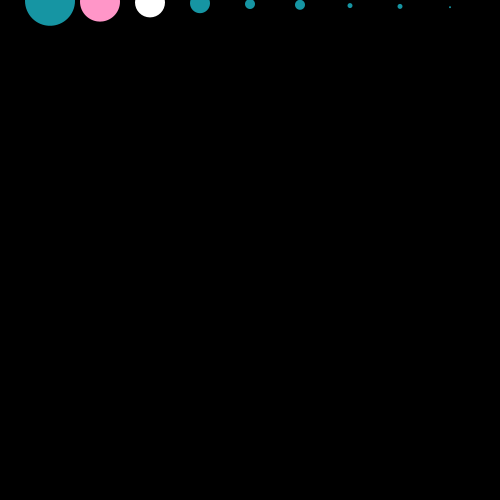
Frame 1 (no input)
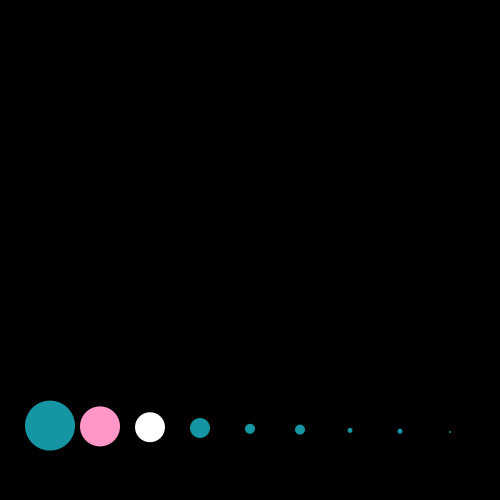
Frame 60 (the mouse pressed at the canvas centre just before this capture)
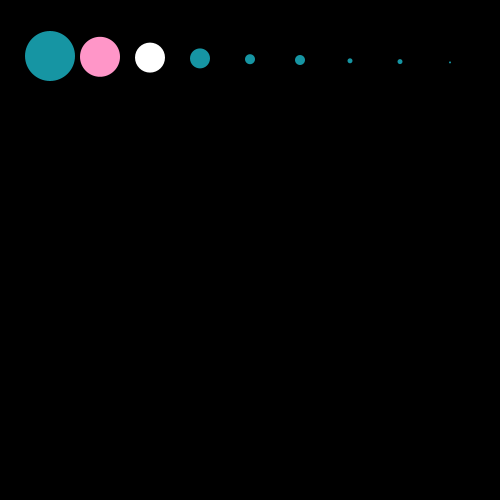
Frame 120 (the mouse held since frame 60 and released just before this capture)

The Processing sketch that drew these frames (run headless with seeded random() and noise(); from frame 60 on, the mouse is pressed at the canvas centre):

// Processing sketch: processing_498
// ── processing_498.pde

float posX= 0;
float posY= 0;
boolean dig= true;
boolean down=true ;

void setup(){
  size(500,500);
  smooth();
}

void draw(){
  background(0);
  
  //bola 1
if ((down==true)&& (posY<=450)) {
if ((posY>= 0) && ( posY<=450)) {
  posY=posY+.8;
  noStroke();
  //azul
  fill(22,149,163);
  ellipse (50,posY,50,50);
}

if (posY>450){
  fill(22,149,163);
  ellipse(50, posY,50,50);
  down=false;
  }
}

else if ((down == false)&&(posY>=0)) {
  posY = posY-.8;
  //blanco
  fill (255);
  ellipse (50,posY,50,50);
}
if (posY <=50){
  down=true;
}

//bola2
if((down==true) && ( posY<=450)) {
  if((posY>=0)&&(posY<=450)){
    posY=posY+.8;
    noStroke();
    //rosa
   fill(255,150,200);
  
    ellipse(100,posY,40,40);
    }
    if(posY>450){
      fill(255,150,200);
      ellipse(100,posY,40,40);
     down=false;
    }
}
else if ((down==false)&&(posY>=0)) {
  posY=posY-.8;
  //azul
  fill(22,149,163);
  ellipse(100,posY,40,40);
  }
  if(posY<=50){
    down=true;
    }
    //bola 3
if ((down==true)&& (posY<=450)) {
if ((posY>= 0) && ( posY<=450)) {
  posY=posY+.8;
  noStroke();
  //blanco
  fill(255);
  ellipse (150,posY,30,30);
}

if (posY>450){
  fill(255);
  ellipse(150, posY,30,30);
  down=false;
  }
}

else if ((down == false)&&(posY>=0)) {
  posY = posY-.8;
  //rosa
 fill (255,150,200);
  ellipse (150,posY,30,30);
}
if (posY <=50){
  down=true;
}
 //bola 4
if ((down==true)&& (posY<=450)) {
if ((posY>= 0) && ( posY<=450)) {
  posY=posY+.8;
  noStroke();
  //azul
  fill(22,149,163);
  ellipse (200,posY,20,20);
}

if (posY>450){
  fill(22,149,163);
  ellipse(200, posY,20,20);
  down=false;
  }
}

else if ((down == false)&&(posY>=0)) {
  posY = posY-.8;
  //rosa
  fill (255,150,200);
  ellipse (200,posY,20,20);
}
if (posY <=50){
  down=true;
}
 //bola 5
if ((down==true)&& (posY<=450)) {
if ((posY>= 0) && ( posY<=450)) {
  posY=posY+.8;
  noStroke();
  //azul
  fill(22,149,163);
  ellipse (250,posY,10,10);
}

if (posY>450){
  fill(22,149,163);
  ellipse(250, posY,10,10);
  down=false;
  }
}

else if ((down == false)&&(posY>=0)) {
  posY = posY-.8;
  //blanco
  fill (255);
  ellipse (250,posY,10,10);
}
if (posY <=50){
  down=true;
}
 //bola 6
if ((down==true)&& (posY<=450)) {
if ((posY>= 0) && ( posY<=450)) {
  posY=posY+.8;
  noStroke();
  fill(22,149,163);
  ellipse (300,posY,10,10);
}

if (posY>450){
  fill(22,149,163);
  ellipse(300, posY,10,10);
  down=false;
  }
}

else if ((down == false)&&(posY>=0)) {
  posY = posY-.8;
  fill (255,150,200);
  ellipse (300,posY,10,10);
}
if (posY <=50){
  down=true;
}
 //bola 7
if ((down==true)&& (posY<=450)) {
if ((posY>= 0) && ( posY<=450)) {
  posY=posY+.8;
  noStroke();
  fill(22,149,163);
  ellipse (350,posY,5,5);
}

if (posY>450){
  fill(22,149,163);
  ellipse(350, posY,5,5);
  down=false;
  }
}

else if ((down == false)&&(posY>=0)) {
  posY = posY-.8;
  fill (255,150,200);
  ellipse (350,posY,5,5);
}
if (posY <=50){
  down=true;
}
 //bola 8
if ((down==true)&& (posY<=450)) {
if ((posY>= 0) && ( posY<=450)) {
  posY=posY+.8;
  noStroke();
  fill(22,149,163);
  ellipse (400,posY,5,5);
}

if (posY>450){
  fill(22,149,163);
  ellipse(400, posY,5,5);
  down=false;
  }
}

else if ((down == false)&&(posY>=0)) {
  posY = posY-.8;
  fill (255,150,200);
  ellipse (400,posY,5,5);
}
if (posY <=50){
  down=true;
}
 //bola 9
if ((down==true)&& (posY<=450)) {
if ((posY>= 0) && ( posY<=450)) {
  posY=posY+.8;
  noStroke();
  fill(22,149,163);
  ellipse (450,posY,2,2);
}

if (posY>450){
  fill(22,149,163);
  ellipse(450, posY,2,2);
  down=false;
  }
}

else if ((down == false)&&(posY>=0)) {
  posY = posY-.8;
  fill (255,150,200);
  ellipse (450,posY,2,2);
}
if (posY <=50){
  down=true;
}

}
